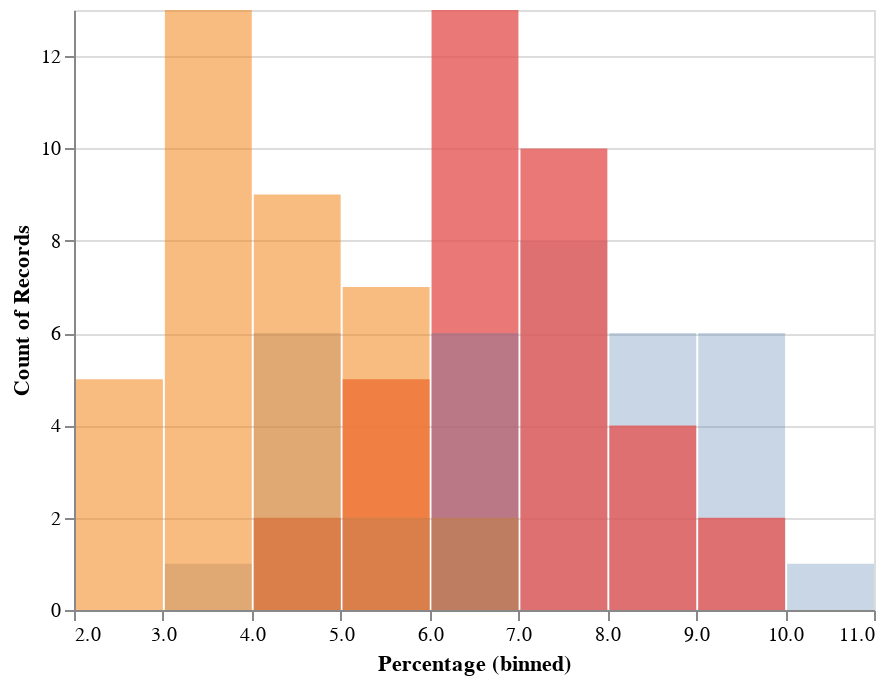

Notebook source saved alongside this figure:
### Code cell
### Layered Histogram of Distributions
dd = alt.binding_select(options=['Massachusetts','Michigan','Maryland'], name='State')
selection = alt.selection_single(fields=['State'], bind=dd)
opacity=alt.condition(selection,
                    alt.Color('State:N',legend=None),
                    alt.value(.05)
                   )
    
alt.Chart(df).transform_fold(
    ['Massachusetts','Michigan','Maryland'],
    as_=['State', 'Percentage']
).mark_bar(
    opacity=.7,
    binSpacing=1,
).encode(
    alt.X('Percentage:Q', bin=alt.Bin(maxbins=10)),
    alt.Y('count()', stack=None),
    color='State:N',
    opacity=opacity
).add_selection(
    selection
)

### Figure 1 — Vega-Lite specification as saved in the notebook (floating-point values rounded to 4 significant figures)
{"config": {"view": {"continuousWidth": 400, "continuousHeight": 300}}, "data": {"name": "data-fbddbb9602ddf5b48beab5d8fbaefe3a"}, "mark": {"type": "bar", "binSpacing": 1, "opacity": 0.7}, "encoding": {"color": {"field": "State", "type": "nominal"}, "opacity": {"condition": {"field": "State", "legend": null, "type": "nominal", "selection": "selector008"}, "value": 0.05}, "x": {"bin": {"maxbins": 10}, "field": "Percentage", "type": "quantitative"}, "y": {"aggregate": "count", "stack": null, "type": "quantitative"}}, "selection": {"selector008": {"type": "single", "fields": ["State"], "bind": {"input": "select", "options": ["Massachusetts", "Michigan", "Maryland"], "name": "State"}}}, "transform": [{"fold": ["Massachusetts", "Michigan", "Maryland"], "as": ["State", "Percentage"]}], "$schema": "https://vega.github.io/schema/vega-lite/v4.17.0.json", "datasets": {"data-fbddbb9602ddf5b48beab5d8fbaefe3a": [{"Quarter": "4/1/2022", "Alabama": 6.9, "Alaska": 5.1, "Arizona": 6.0, "Arkansas": 7.5, "California": 3.8, "Colorado": 3.4, "Connecticut": 4.7, "Delaware": 3.3, "District of Columbia": 8.3, "Florida": 6.6, "Georgia": 7.6, "Hawaii": 6.1, "Idaho": 3.3, "Illinois": 6.4, "Indiana": 8.7, "Iowa": 8.3, "Kansas": 8.8, "Kentucky": 5.6, "Louisiana": 5.1, "Maine": 6.1, "Maryland": 7.6, "Massachusetts": 2.8, "Michigan": 4.2, "Minnesota": 6.7, "Mississippi": 7.7, "Missouri": 3.7, "Montana": 3.4, "Nebraska": 5.6, "Nevada": 7.5, "New Hampshire": 5.3, "New Jersey": 4.0, "New Mexico": 5.4, "New York": 5.1, "North Carolina": 6.2, "North Dakota": 13.6, "Ohio": 4.6, "Oklahoma": 8.5, "Oregon": 6.2, "Pennsylvania": 6.5, "Rhode Island": 5.2, "South Carolina": 12.9, "South Dakota": 5.4, "Tennessee": 6.0, "Texas": 7.7, "Utah": 5.0, "Vermont": 2.5, "Virginia": 5.3, "Washington": 4.9, "West Virginia": 8.0, "Wisconsin": 4.9, "Wyoming": 9.2}, {"Quarter": "7/1/2022", "Alabama": 6.9, "Alaska": 4.1, "Arizona": 5.5, "Arkansas": 8.4, "California": 4.1, "Colorado": 4.0, "Connecticut": 2.1, "Delaware": 2.6, "District of Columbia": 8.5, "Florida": 8.0, "Georgia": 7.6, "Hawaii": 5.4, "Idaho": 3.8, "Illinois": 7.9, "Indiana": 8.7, "Iowa": 6.5, "Kansas": 10.8, "Kentucky": 3.8, "Louisiana": 6.6, "Maine": 4.1, "Maryland": 3.9, "Massachusetts": 2.7, "Michigan": 5.2, "Minnesota": 8.0, "Mississippi": 8.1, "Missouri": 6.9, "Montana": 3.6, "Nebraska": 5.2, "Nevada": 4.8, "New Hampshire": 4.5, "New Jersey": 3.2, "New Mexico": 6.6, "New York": 4.4, "North Carolina": 5.4, "North Dakota": 11.0, "Ohio": 5.4, "Oklahoma": 7.3, "Oregon": 3.3, "Pennsylvania": 4.3, "Rhode Island": 3.9, "South Carolina": 6.3, "South Dakota": 4.7, "Tennessee": 8.9, "Texas": 7.4, "Utah": 4.7, "Vermont": 2.4, "Virginia": 4.5, "Washington": 4.0, "West Virginia": 7.3, "Wisconsin": 3.2, "Wyoming": 6.0}, {"Quarter": "10/1/2022", "Alabama": 9.3, "Alaska": 6.2, "Arizona": 6.7, "Arkansas": 12.9, "California": 4.1, "Colorado": 5.0, "Connecticut": 2.0, "Delaware": 3.7, "District of Columbia": 7.7, "Florida": 7.6, "Georgia": 6.7, "Hawaii": 8.6, "Idaho": 4.3, "Illinois": 7.7, "Indiana": 8.8, "Iowa": 8.6, "Kansas": 6.9, "Kentucky": 5.1, "Louisiana": 7.8, "Maine": 2.9, "Maryland": 4.2, "Massachusetts": 3.0, "Michigan": 6.6, "Minnesota": 9.0, "Mississippi": 8.0, "Missouri": 9.6, "Montana": 2.5, "Nebraska": 5.9, "Nevada": 5.9, "New Hampshire": 3.6, "New Jersey": 3.3, "New Mexico": 5.4, "New York": 4.3, "North Carolina": 8.3, "North Dakota": 12.4, "Ohio": 4.9, "Oklahoma": 9.0, "Oregon": 3.0, "Pennsylvania": 5.3, "Rhode Island": 5.5, "South Carolina": 4.2, "South Dakota": 5.8, "Tennessee": 7.8, "Texas": 8.1, "Utah": 5.0, "Vermont": 4.2, "Virginia": 3.3, "Washington": 5.5, "West Virginia": 6.4, "Wisconsin": 4.5, "Wyoming": 7.3}, {"Quarter": "1/1/2023", "Alabama": 9.3, "Alaska": 5.9, "Arizona": 6.7, "Arkansas": 13.3, "California": 3.6, "Colorado": 3.9, "Connecticut": 4.4, "Delaware": 4.7, "District of Columbia": 7.2, "Florida": 6.8, "Georgia": 6.3, "Hawaii": 7.2, "Idaho": 4.5, "Illinois": 7.7, "Indiana": 8.9, "Iowa": 6.7, "Kansas": 7.5, "Kentucky": 3.1, "Louisiana": 8.0, "Maine": 2.9, "Maryland": 5.7, "Massachusetts": 2.8, "Michigan": 6.2, "Minnesota": 5.0, "Mississippi": 9.8, "Missouri": 8.4, "Montana": 3.3, "Nebraska": 4.1, "Nevada": 5.6, "New Hampshire": 4.0, "New Jersey": 4.2, "New Mexico": 6.6, "New York": 3.5, "North Carolina": 5.3, "North Dakota": 11.8, "Ohio": 6.2, "Oklahoma": 9.3, "Oregon": 3.8, "Pennsylvania": 5.0, "Rhode Island": 3.9, "South Carolina": 7.5, "South Dakota": 7.9, "Tennessee": 6.5, "Texas": 8.3, "Utah": 3.0, "Vermont": 5.1, "Virginia": 6.3, "Washington": 4.3, "West Virginia": 10.6, "Wisconsin": 5.8, "Wyoming": 6.3}, {"Quarter": "4/1/2021", "Alabama": 9.5, "Alaska": 5.7, "Arizona": 5.2, "Arkansas": 7.0, "California": 4.8, "Colorado": 5.0, "Connecticut": 6.1, "Delaware": 3.0, "District of Columbia": 10.5, "Florida": 7.4, "Georgia": 6.3, "Hawaii": 9.7, "Idaho": 5.2, "Illinois": 7.9, "Indiana": 9.9, "Iowa": 8.1, "Kansas": 13.0, "Kentucky": 6.2, "Louisiana": 9.4, "Maine": 5.4, "Maryland": 4.7, "Massachusetts": 6.6, "Michigan": 6.9, "Minnesota": 7.5, "Mississippi": 6.7, "Missouri": 9.2, "Montana": 4.2, "Nebraska": 5.2, "Nevada": 3.1, "New Hampshire": 4.7, "New Jersey": 5.4, "New Mexico": 9.2, "New York": 7.4, "North Carolina": 5.5, "North Dakota": 15.0, "Ohio": 7.5, "Oklahoma": 7.9, "Oregon": 4.1, "Pennsylvania": 7.6, "Rhode Island": 2.6, "South Carolina": 10.2, "South Dakota": 8.9, "Tennessee": 6.4, "Texas": 9.5, "Utah": 4.2, "Vermont": 1.8, "Virginia": 4.9, "Washington": 4.1, "West Virginia": 5.5, "Wisconsin": 4.5, "Wyoming": 9.9}, {"Quarter": "7/1/2021", "Alabama": 12.8, "Alaska": 3.9, "Arizona": 4.7, "Arkansas": 6.8, "California": 4.8, "Colorado": 4.1, "Connecticut": 5.4, "Delaware": 3.8, "District of Columbia": 11.0, "Florida": 7.5, "Georgia": 5.5, "Hawaii": 6.8, "Idaho": 4.0, "Illinois": 8.0, "Indiana": 7.8, "Iowa": 7.6, "Kansas": 8.3, "Kentucky": 6.8, "Louisiana": 6.1, "Maine": 2.5, "Maryland": 4.8, "Massachusetts": 4.5, "Michigan": 5.9, "Minnesota": 8.9, "Mississippi": 10.1, "Missouri": 10.4, "Montana": 4.3, "Nebraska": 5.2, "Nevada": 4.2, "New Hampshire": 3.0, "New Jersey": 3.5, "New Mexico": 6.5, "New York": 6.8, "North Carolina": 4.4, "North Dakota": 12.9, "Ohio": 6.5, "Oklahoma": 5.4, "Oregon": 4.7, "Pennsylvania": 6.5, "Rhode Island": 2.2, "South Carolina": 6.6, "South Dakota": 8.7, "Tennessee": 7.6, "Texas": 7.9, "Utah": 4.6, "Vermont": 1.8, "Virginia": 4.4, "Washington": 5.3, "West Virginia": 6.0, "Wisconsin": 3.5, "Wyoming": 7.5}, {"Quarter": "10/1/2021", "Alabama": 12.5, "Alaska": 3.8, "Arizona": 4.7, "Arkansas": 8.9, "California": 4.0, "Colorado": 3.9, "Connecticut": 4.1, "Delaware": 3.0, "District of Columbia": 9.9, "Florida": 5.9, "Georgia": 6.4, "Hawaii": 4.7, "Idaho": 3.4, "Illinois": 8.8, "Indiana": 6.4, "Iowa": 5.7, "Kansas": 7.1, "Kentucky": 5.5, "Louisiana": 7.3, "Maine": 2.6, "Maryland": 6.2, "Massachusetts": 2.1, "Michigan": 5.6, "Minnesota": 5.0, "Mississippi": 9.3, "Missouri": 6.9, "Montana": 3.8, "Nebraska": 7.7, "Nevada": 4.8, "New Hampshire": 2.5, "New Jersey": 3.1, "New Mexico": 5.5, "New York": 5.1, "North Carolina": 4.9, "North Dakota": 12.3, "Ohio": 4.0, "Oklahoma": 7.8, "Oregon": 5.8, "Pennsylvania": 5.4, "Rhode Island": 2.5, "South Carolina": 7.2, "South Dakota": 10.0, "Tennessee": 8.4, "Texas": 8.2, "Utah": 5.4, "Vermont": 3.5, "Virginia": 6.6, "Washington": 5.1, "West Virginia": 6.6, "Wisconsin": 5.1, "Wyoming": 7.5}, {"Quarter": "1/1/2022", "Alabama": 12.0, "Alaska": 3.5, "Arizona": 4.6, "Arkansas": 7.5, "California": 3.5, "Colorado": 5.2, "Connecticut": 4.7, "Delaware": 5.5, "District of Columbia": 7.6, "Florida": 5.4, "Georgia": 6.0, "Hawaii": 8.3, "Idaho": 4.8, "Illinois": 8.0, "Indiana": 9.7, "Iowa": 7.5, "Kansas": 6.3, "Kentucky": 6.0, "Louisiana": 8.0, "Maine": 5.8, "Maryland": 4.3, "Massachusetts": 3.4, "Michigan": 4.4, "Minnesota": 5.1, "Mississippi": 10.7, "Missouri": 8.0, "Montana": 4.1, "Nebraska": 4.6, "Nevada": 6.4, "New Hampshire": 4.3, "New Jersey": 2.5, "New Mexico": 6.6, "New York": 4.5, "North Carolina": 6.3, "North Dakota": 12.8, "Ohio": 5.0, "Oklahoma": 9.5, "Oregon": 3.3, "Pennsylvania": 6.0, "Rhode Island": 4.0, "South Carolina": 7.7, "South Dakota": 7.2, "Tennessee": 6.6, "Texas": 8.0, "Utah": 3.2, "Vermont": 2.7, "Virginia": 5.7, "Washington": 3.6, "West Virginia": 8.1, "Wisconsin": 5.4, "Wyoming": 7.1}, {"Quarter": "4/1/2021", "Alabama": 16.0, "Alaska": 8.2, "Arizona": 3.4, "Arkansas": 9.1, "California": 3.4, "Colorado": 4.5, "Connecticut": 5.7, "Delaware": 9.4, "District of Columbia": 7.4, "Florida": 8.1, "Georgia": 7.5, "Hawaii": 7.1, "Idaho": 4.0, "Illinois": 7.5, "Indiana": 7.2, "Iowa": 8.6, "Kansas": 12.1, "Kentucky": 8.0, "Louisiana": 9.4, "Maine": 2.5, "Maryland": 5.3, "Massachusetts": 6.2, "Michigan": 7.0, "Minnesota": 5.7, "Mississippi": 12.7, "Missouri": 6.4, "Montana": 4.4, "Nebraska": 6.4, "Nevada": 7.6, "New Hampshire": 3.1, "New Jersey": 2.9, "New Mexico": 7.2, "New York": 5.2, "North Carolina": 6.9, "North Dakota": 12.2, "Ohio": 7.6, "Oklahoma": 9.7, "Oregon": 4.5, "Pennsylvania": 8.1, "Rhode Island": 3.3, "South Carolina": 11.7, "South Dakota": 8.8, "Tennessee": 7.4, "Texas": 8.3, "Utah": 6.3, "Vermont": 3.6, "Virginia": 8.8, "Washington": 4.8, "West Virginia": 7.1, "Wisconsin": 3.0, "Wyoming": 9.1}, {"Quarter": "7/1/2021", "Alabama": 17.4, "Alaska": 7.5, "Arizona": 6.3, "Arkansas": 8.0, "California": 3.2, "Colorado": 2.6, "Connecticut": 6.0, "Delaware": 5.5, "District of Columbia": 6.8, "Florida": 7.1, "Georgia": 6.4, "Hawaii": 6.7, "Idaho": 4.0, "Illinois": 7.1, "Indiana": 6.2, "Iowa": 10.0, "Kansas": 13.7, "Kentucky": 6.7, "Louisiana": 6.5, "Maine": 1.5, "Maryland": 4.9, "Massachusetts": 3.1, "Michigan": 6.6, "Minnesota": 4.6, "Mississippi": 6.5, "Missouri": 4.4, "Montana": 5.2, "Nebraska": 7.7, "Nevada": 6.0, "New Hampshire": 2.5, "New Jersey": 1.9, "New Mexico": 7.9, "New York": 3.9, "North Carolina": 4.6, "North Dakota": 13.9, "Ohio": 5.3, "Oklahoma": 9.7, "Oregon": 4.0, "Pennsylvania": 7.1, "Rhode Island": 1.8, "South Carolina": 6.2, "South Dakota": 8.1, "Tennessee": 9.1, "Texas": 8.3, "Utah": 4.8, "Vermont": 3.9, "Virginia": 4.4, "Washington": 2.9, "West Virginia": 6.4, "Wisconsin": 6.3, "Wyoming": 9.8}, {"Quarter": "10/1/2021", "Alabama": 12.3, "Alaska": 6.1, "Arizona": 8.3, "Arkansas": 9.0, "California": 4.7, "Colorado": 5.0, "Connecticut": 6.3, "Delaware": 4.9, "District of Columbia": 8.7, "Florida": 7.0, "Georgia": 6.5, "Hawaii": 8.7, "Idaho": 5.3, "Illinois": 8.5, "Indiana": 8.6, "Iowa": 8.8, "Kansas": 10.3, "Kentucky": 4.3, "Louisiana": 8.7, "Maine": 5.4, "Maryland": 6.4, "Massachusetts": 3.7, "Michigan": 6.3, "Minnesota": 3.3, "Mississippi": 7.7, "Missouri": 8.5, "Montana": 4.7, "Nebraska": 5.8, "Nevada": 4.7, "New Hampshire": 1.9, "New Jersey": 3.0, "New Mexico": 6.2, "New York": 6.1, "North Carolina": 4.5, "North Dakota": 14.1, "Ohio": 4.6, "Oklahoma": 7.9, "Oregon": 5.4, "Pennsylvania": 8.1, "Rhode Island": 2.1, "South Carolina": 8.4, "South Dakota": 8.6, "Tennessee": 8.4, "Texas": 9.9, "Utah": 4.8, "Vermont": 2.6, "Virginia": 4.8, "Washington": 4.0, "West Virginia": 5.3, "Wisconsin": 4.6, "Wyoming": 7.7}, {"Quarter": "1/1/2022", "Alabama": 9.6, "Alaska": 5.8, "Arizona": 4.6, "Arkansas": 7.1, "California": 4.9, "Colorado": 4.4, "Connecticut": 4.5, "Delaware": 5.1, "District of Columbia": 9.9, "Florida": 6.9, "Georgia": 7.8, "Hawaii": 7.1, "Idaho": 4.2, "Illinois": 8.5, "Indiana": 15.5, "Iowa": 8.5, "Kansas": 11.8, "Kentucky": 5.5, "Louisiana": 6.9, "Maine": 4.5, "Maryland": 4.9, "Massachusetts": 5.1, "Michigan": 5.4, "Minnesota": 5.1, "Mississippi": 7.3, "Missouri": 7.4, "Montana": 3.4, "Nebraska": 6.2, "Nevada": 3.0, "New Hampshire": 1.9, "New Jersey": 3.7, "New Mexico": 4.2, "New York": 6.5, "North Carolina": 6.9, "North Dakota": 13.6, "Ohio": 6.9, "Oklahoma": 6.4, "Oregon": 4.9, "Pennsylvania": 6.7, "Rhode Island": 3.2, "South Carolina": 11.9, "South Dakota": 10.1, "Tennessee": 7.4, "Texas": 7.8, "Utah": 5.4, "Vermont": 3.4, "Virginia": 7.3, "Washington": 3.8, "West Virginia": 7.1, "Wisconsin": 3.2, "Wyoming": 9.4}, {"Quarter": "4/1/2020", "Alabama": 15.8, "Alaska": 7.9, "Arizona": 4.3, "Arkansas": 11.0, "California": 4.2, "Colorado": 3.6, "Connecticut": 4.1, "Delaware": 6.6, "District of Columbia": 7.1, "Florida": 8.3, "Georgia": 7.7, "Hawaii": 7.4, "Idaho": 3.3, "Illinois": 7.4, "Indiana": 5.7, "Iowa": 9.3, "Kansas": 15.6, "Kentucky": 10.7, "Louisiana": 11.5, "Maine": 6.1, "Maryland": 7.1, "Massachusetts": 2.4, "Michigan": 7.2, "Minnesota": 6.8, "Mississippi": 9.6, "Missouri": 10.5, "Montana": 4.6, "Nebraska": 6.7, "Nevada": 7.6, "New Hampshire": 2.9, "New Jersey": 3.1, "New Mexico": 8.1, "New York": 5.2, "North Carolina": 6.9, "North Dakota": 13.1, "Ohio": 6.9, "Oklahoma": 11.7, "Oregon": 6.6, "Pennsylvania": 8.1, "Rhode Island": 2.5, "South Carolina": 11.9, "South Dakota": 7.5, "Tennessee": 9.0, "Texas": 10.0, "Utah": 4.0, "Vermont": 4.1, "Virginia": 8.0, "Washington": 3.7, "West Virginia": 6.1, "Wisconsin": 4.9, "Wyoming": 9.6}, {"Quarter": "7/1/2020", "Alabama": 13.3, "Alaska": 6.3, "Arizona": 7.3, "Arkansas": 10.3, "California": 4.6, "Colorado": 3.9, "Connecticut": 6.0, "Delaware": 4.5, "District of Columbia": 5.3, "Florida": 7.9, "Georgia": 9.0, "Hawaii": 8.2, "Idaho": 3.8, "Illinois": 7.0, "Indiana": 7.9, "Iowa": 5.1, "Kansas": 12.4, "Kentucky": 10.5, "Louisiana": 8.8, "Maine": 2.9, "Maryland": 7.8, "Massachusetts": 3.5, "Michigan": 7.1, "Minnesota": 5.9, "Mississippi": 6.9, "Missouri": 7.6, "Montana": 6.4, "Nebraska": 5.7, "Nevada": 4.7, "New Hampshire": 3.2, "New Jersey": 4.6, "New Mexico": 8.8, "New York": 5.4, "North Carolina": 6.9, "North Dakota": 8.8, "Ohio": 5.6, "Oklahoma": 12.2, "Oregon": 5.0, "Pennsylvania": 6.8, "Rhode Island": 3.9, "South Carolina": 9.4, "South Dakota": 9.4, "Tennessee": 10.5, "Texas": 9.6, "Utah": 3.9, "Vermont": 4.7, "Virginia": 7.5, "Washington": 3.0, "West Virginia": 5.0, "Wisconsin": 4.9, "Wyoming": 8.3}, {"Quarter": "10/1/2020", "Alabama": 10.1, "Alaska": 7.3, "Arizona": 6.3, "Arkansas": 9.2, "California": 4.3, "Colorado": 4.6, "Connecticut": 7.5, "Delaware": 5.4, "District of Columbia": 5.7, "Florida": 8.5, "Georgia": 7.2, "Hawaii": 6.9, "Idaho": 6.9, "Illinois": 8.4, "Indiana": 6.3, "Iowa": 5.6, "Kansas": 10.2, "Kentucky": 6.8, "Louisiana": 10.7, "Maine": 4.7, "Maryland": 11.0, "Massachusetts": 4.2, "Michigan": 6.6, "Minnesota": 2.1, "Mississippi": 8.3, "Missouri": 10.1, "Montana": 3.4, "Nebraska": 7.9, "Nevada": 5.7, "New Hampshire": 4.8, "New Jersey": 4.7, "New Mexico": 5.7, "New York": 5.1, "North Carolina": 6.7, "North Dakota": 11.1, "Ohio": 6.4, "Oklahoma": 9.5, "Oregon": 5.4, "Pennsylvania": 6.9, "Rhode Island": 4.4, "South Carolina": 9.9, "South Dakota": 9.9, "Tennessee": 11.8, "Texas": 9.6, "Utah": 3.0, "Vermont": 4.8, "Virginia": 5.3, "Washington": 4.4, "West Virginia": 6.3, "Wisconsin": 4.7, "Wyoming": 7.4}, {"Quarter": "1/1/2021", "Alabama": 11.2, "Alaska": 8.4, "Arizona": 5.6, "Arkansas": 7.9, "California": 3.8, "Colorado": 4.4, "Connecticut": 4.9, "Delaware": 8.9, "District of Columbia": 5.8, "Florida": 8.7, "Georgia": 6.5, "Hawaii": 6.9, "Idaho": 4.4, "Illinois": 7.1, "Indiana": 6.9, "Iowa": 6.7, "Kansas": 8.8, "Kentucky": 6.2, "Louisiana": 11.7, "Maine": 2.7, "Maryland": 6.6, "Massachusetts": 4.3, "Michigan": 6.2, "Minnesota": 4.4, "Mississippi": 9.9, "Missouri": 9.1, "Montana": 5.9, "Nebraska": 5.8, "Nevada": 5.3, "New Hampshire": 5.1, "New Jersey": 4.6, "New Mexico": 5.7, "New York": 5.1, "North Carolina": 6.2, "North Dakota": 13.1, "Ohio": 6.8, "Oklahoma": 6.7, "Oregon": 3.4, "Pennsylvania": 7.1, "Rhode Island": 4.8, "South Carolina": 12.1, "South Dakota": 11.1, "Tennessee": 9.2, "Texas": 8.6, "Utah": 4.4, "Vermont": 4.0, "Virginia": 6.8, "Washington": 5.4, "West Virginia": 5.9, "Wisconsin": 4.5, "Wyoming": 7.0}, {"Quarter": "4/1/2019", "Alabama": 13.1, "Alaska": 11.6, "Arizona": 5.0, "Arkansas": 11.7, "California": 4.5, "Colorado": 4.4, "Connecticut": 7.6, "Delaware": 6.0, "District of Columbia": 9.8, "Florida": 8.3, "Georgia": 8.8, "Hawaii": 9.9, "Idaho": 6.9, "Illinois": 9.3, "Indiana": 8.5, "Iowa": 6.4, "Kansas": 11.3, "Kentucky": 4.7, "Louisiana": 11.3, "Maine": 2.9, "Maryland": 8.7, "Massachusetts": 5.4, "Michigan": 6.8, "Minnesota": 3.4, "Mississippi": 10.8, "Missouri": 12.5, "Montana": 6.9, "Nebraska": 5.9, "Nevada": 9.0, "New Hampshire": 3.7, "New Jersey": 5.0, "New Mexico": 10.7, "New York": 4.7, "North Carolina": 8.5, "North Dakota": 14.9, "Ohio": 5.7, "Oklahoma": 11.3, "Oregon": 4.3, "Pennsylvania": 5.7, "Rhode Island": 4.6, "South Carolina": 10.9, "South Dakota": 5.0, "Tennessee": 8.1, "Texas": 8.0, "Utah": 5.4, "Vermont": 3.3, "Virginia": 7.9, "Washington": 4.8, "West Virginia": 9.2, "Wisconsin": 5.0, "Wyoming": 14.7}, {"Quarter": "7/1/2019", "Alabama": 14.3, "Alaska": 9.6, "Arizona": 5.8, "Arkansas": 11.3, "California": 4.6, "Colorado": 2.4, "Connecticut": 5.8, "Delaware": 6.8, "District of Columbia": 8.3, "Florida": 7.7, "Georgia": 6.6, "Hawaii": 9.7, "Idaho": 6.8, "Illinois": 6.7, "Indiana": 9.1, "Iowa": 9.1, "Kansas": 11.5, "Kentucky": 5.9, "Louisiana": 10.8, "Maine": 3.5, "Maryland": 8.7, "Massachusetts": 3.5, "Michigan": 8.0, "Minnesota": 5.7, "Mississippi": 8.9, "Missouri": 9.7, "Montana": 6.3, "Nebraska": 8.4, "Nevada": 4.9, "New Hampshire": 3.2, "New Jersey": 4.3, "New Mexico": 10.2, "New York": 5.3, "North Carolina": 6.2, "North Dakota": 14.1, "Ohio": 7.4, "Oklahoma": 11.0, "Oregon": 6.1, "Pennsylvania": 6.0, "Rhode Island": 1.8, "South Carolina": 12.1, "South Dakota": 8.1, "Tennessee": 9.4, "Texas": 8.9, "Utah": 5.5, "Vermont": 4.4, "Virginia": 4.7, "Washington": 5.1, "West Virginia": 8.1, "Wisconsin": 4.7, "Wyoming": 10.7}, {"Quarter": "10/1/2019", "Alabama": 13.3, "Alaska": 10.5, "Arizona": 8.0, "Arkansas": 8.7, "California": 4.5, "Colorado": 3.5, "Connecticut": 6.4, "Delaware": 6.6, "District of Columbia": 6.9, "Florida": 8.5, "Georgia": 6.7, "Hawaii": 8.2, "Idaho": 2.8, "Illinois": 6.7, "Indiana": 9.5, "Iowa": 8.3, "Kansas": 10.7, "Kentucky": 7.1, "Louisiana": 8.7, "Maine": 5.6, "Maryland": 9.5, "Massachusetts": 4.4, "Michigan": 7.3, "Minnesota": 5.2, "Mississippi": 9.8, "Missouri": 8.1, "Montana": 4.4, "Nebraska": 7.9, "Nevada": 5.4, "New Hampshire": 4.0, "New Jersey": 5.5, "New Mexico": 8.3, "New York": 5.7, "North Carolina": 6.3, "North Dakota": 13.8, "Ohio": 8.5, "Oklahoma": 13.6, "Oregon": 5.2, "Pennsylvania": 8.8, "Rhode Island": 3.4, "South Carolina": 11.5, "South Dakota": 8.3, "Tennessee": 8.4, "Texas": 9.2, "Utah": 5.4, "Vermont": 4.4, "Virginia": 7.1, "Washington": 5.5, "West Virginia": 6.7, "Wisconsin": 4.7, "Wyoming": 12.9}, {"Quarter": "1/1/2020", "Alabama": 12.2, "Alaska": 12.8, "Arizona": 5.4, "Arkansas": 7.9, "California": 4.1, "Colorado": 3.1, "Connecticut": 4.6, "Delaware": 8.8, "District of Columbia": 6.7, "Florida": 8.3, "Georgia": 6.5, "Hawaii": 6.2, "Idaho": 5.5, "Illinois": 7.0, "Indiana": 8.7, "Iowa": 5.8, "Kansas": 8.4, "Kentucky": 7.0, "Louisiana": 9.6, "Maine": 6.1, "Maryland": 9.0, "Massachusetts": 3.4, "Michigan": 7.3, "Minnesota": 5.7, "Mississippi": 9.2, "Missouri": 9.2, "Montana": 6.2, "Nebraska": 7.1, "Nevada": 5.5, "New Hampshire": 3.7, "New Jersey": 5.1, "New Mexico": 7.3, "New York": 5.3, "North Carolina": 7.4, "North Dakota": 14.1, "Ohio": 6.7, "Oklahoma": 10.6, "Oregon": 3.0, "Pennsylvania": 6.5, "Rhode Island": 2.9, "South Carolina": 9.8, "South Dakota": 7.7, "Tennessee": 8.6, "Texas": 9.5, "Utah": 5.2, "Vermont": 4.7, "Virginia": 6.1, "Washington": 5.0, "West Virginia": 5.8, "Wisconsin": 4.1, "Wyoming": 13.8}, {"Quarter": "4/1/2018", "Alabama": 13.1, "Alaska": 11.6, "Arizona": 5.0, "Arkansas": 11.7, "California": 4.5, "Colorado": 4.4, "Connecticut": 7.6, "Delaware": 6.0, "District of Columbia": 9.8, "Florida": 8.3, "Georgia": 8.8, "Hawaii": 9.9, "Idaho": 6.9, "Illinois": 9.3, "Indiana": 8.5, "Iowa": 6.4, "Kansas": 11.3, "Kentucky": 4.7, "Louisiana": 11.3, "Maine": 2.9, "Maryland": 8.7, "Massachusetts": 5.4, "Michigan": 6.8, "Minnesota": 3.4, "Mississippi": 10.8, "Missouri": 12.5, "Montana": 6.9, "Nebraska": 5.9, "Nevada": 9.0, "New Hampshire": 3.7, "New Jersey": 5.0, "New Mexico": 10.7, "New York": 4.7, "North Carolina": 8.5, "North Dakota": 14.9, "Ohio": 5.7, "Oklahoma": 11.3, "Oregon": 4.3, "Pennsylvania": 5.7, "Rhode Island": 4.6, "South Carolina": 10.9, "South Dakota": 5.0, "Tennessee": 8.1, "Texas": 8.0, "Utah": 5.4, "Vermont": 3.3, "Virginia": 7.9, "Washington": 4.8, "West Virginia": 9.2, "Wisconsin": 5.0, "Wyoming": 14.7}, {"Quarter": "7/1/2018", "Alabama": 14.3, "Alaska": 9.6, "Arizona": 5.8, "Arkansas": 11.3, "California": 4.6, "Colorado": 2.4, "Connecticut": 5.8, "Delaware": 6.8, "District of Columbia": 8.3, "Florida": 7.7, "Georgia": 6.6, "Hawaii": 9.7, "Idaho": 6.8, "Illinois": 6.7, "Indiana": 9.1, "Iowa": 9.1, "Kansas": 11.5, "Kentucky": 5.9, "Louisiana": 10.8, "Maine": 3.5, "Maryland": 8.7, "Massachusetts": 3.5, "Michigan": 8.0, "Minnesota": 5.7, "Mississippi": 8.9, "Missouri": 9.7, "Montana": 6.3, "Nebraska": 8.4, "Nevada": 4.9, "New Hampshire": 3.2, "New Jersey": 4.3, "New Mexico": 10.2, "New York": 5.3, "North Carolina": 6.2, "North Dakota": 14.1, "Ohio": 7.4, "Oklahoma": 11.0, "Oregon": 6.1, "Pennsylvania": 6.0, "Rhode Island": 1.8, "South Carolina": 12.1, "South Dakota": 8.1, "Tennessee": 9.4, "Texas": 8.9, "Utah": 5.5, "Vermont": 4.4, "Virginia": 4.7, "Washington": 5.1, "West Virginia": 8.1, "Wisconsin": 4.7, "Wyoming": 10.7}, {"Quarter": "10/1/2018", "Alabama": 13.3, "Alaska": 10.5, "Arizona": 8.0, "Arkansas": 8.7, "California": 4.5, "Colorado": 3.5, "Connecticut": 6.4, "Delaware": 6.6, "District of Columbia": 6.9, "Florida": 8.5, "Georgia": 6.7, "Hawaii": 8.2, "Idaho": 2.8, "Illinois": 6.7, "Indiana": 9.5, "Iowa": 8.3, "Kansas": 10.7, "Kentucky": 7.1, "Louisiana": 8.7, "Maine": 5.6, "Maryland": 9.5, "Massachusetts": 4.4, "Michigan": 7.3, "Minnesota": 5.2, "Mississippi": 9.8, "Missouri": 8.1, "Montana": 4.4, "Nebraska": 7.9, "Nevada": 5.4, "New Hampshire": 4.0, "New Jersey": 5.5, "New Mexico": 8.3, "New York": 5.7, "North Carolina": 6.3, "North Dakota": 13.8, "Ohio": 8.5, "Oklahoma": 13.6, "Oregon": 5.2, "Pennsylvania": 8.8, "Rhode Island": 3.4, "South Carolina": 11.5, "South Dakota": 8.3, "Tennessee": 8.4, "Texas": 9.2, "Utah": 5.4, "Vermont": 4.4, "Virginia": 7.1, "Washington": 5.5, "West Virginia": 6.7, "Wisconsin": 4.7, "Wyoming": 12.9}, {"Quarter": "1/1/2019", "Alabama": 12.2, "Alaska": 12.8, "Arizona": 5.4, "Arkansas": 7.9, "California": 4.1, "Colorado": 3.1, "Connecticut": 4.6, "Delaware": 8.8, "District of Columbia": 6.7, "Florida": 8.3, "Georgia": 6.5, "Hawaii": 6.2, "Idaho": 5.5, "Illinois": 7.0, "Indiana": 8.7, "Iowa": 5.8, "Kansas": 8.4, "Kentucky": 7.0, "Louisiana": 9.6, "Maine": 6.1, "Maryland": 9.0, "Massachusetts": 3.4, "Michigan": 7.3, "Minnesota": 5.7, "Mississippi": 9.2, "Missouri": 9.2, "Montana": 6.2, "Nebraska": 7.1, "Nevada": 5.5, "New Hampshire": 3.7, "New Jersey": 5.1, "New Mexico": 7.3, "New York": 5.3, "North Carolina": 7.4, "North Dakota": 14.1, "Ohio": 6.7, "Oklahoma": 10.6, "Oregon": 3.0, "Pennsylvania": 6.5, "Rhode Island": 2.9, "South Carolina": 9.8, "South Dakota": 7.7, "Tennessee": 8.6, "Texas": 9.5, "Utah": 5.2, "Vermont": 4.7, "Virginia": 6.1, "Washington": 5.0, "West Virginia": 5.8, "Wisconsin": 4.1, "Wyoming": 13.8}, {"Quarter": "4/1/2017", "Alabama": 14.9, "Alaska": 9.2, "Arizona": 5.9, "Arkansas": 8.4, "California": 4.0, "Colorado": 4.4, "Connecticut": 7.4, "Delaware": 7.5, "District of Columbia": 5.9, "Florida": 7.6, "Georgia": 7.0, "Hawaii": 10.2, "Idaho": 6.0, "Illinois": 7.1, "Indiana": 9.7, "Iowa": 7.3, "Kansas": 10.0, "Kentucky": 7.5, "Louisiana": 9.6, "Maine": 4.3, "Maryland": 7.9, "Massachusetts": 5.8, "Michigan": 7.2, "Minnesota": 6.1, "Mississippi": 12.9, "Missouri": 10.9, "Montana": 6.3, "Nebraska": 8.2, "Nevada": 6.5, "New Hampshire": 3.3, "New Jersey": 6.0, "New Mexico": 10.5, "New York": 5.2, "North Carolina": 6.6, "North Dakota": 17.4, "Ohio": 7.3, "Oklahoma": 9.4, "Oregon": 4.1, "Pennsylvania": 6.9, "Rhode Island": 2.6, "South Carolina": 10.5, "South Dakota": 7.4, "Tennessee": 8.8, "Texas": 10.1, "Utah": 3.9, "Vermont": 3.8, "Virginia": 7.1, "Washington": 2.7, "West Virginia": 10.2, "Wisconsin": 4.5, "Wyoming": 14.3}, {"Quarter": "7/1/2017", "Alabama": 15.7, "Alaska": 5.2, "Arizona": 10.3, "Arkansas": 10.6, "California": 4.8, "Colorado": 6.2, "Connecticut": 5.9, "Delaware": 7.7, "District of Columbia": 8.2, "Florida": 8.5, "Georgia": 8.3, "Hawaii": 8.8, "Idaho": 7.7, "Illinois": 8.3, "Indiana": 9.8, "Iowa": 6.9, "Kansas": 13.7, "Kentucky": 6.9, "Louisiana": 10.3, "Maine": 3.9, "Maryland": 6.5, "Massachusetts": 4.5, "Michigan": 6.6, "Minnesota": 6.3, "Mississippi": 11.5, "Missouri": 10.6, "Montana": 7.0, "Nebraska": 7.6, "Nevada": 7.1, "New Hampshire": 2.9, "New Jersey": 4.9, "New Mexico": 11.7, "New York": 5.1, "North Carolina": 7.7, "North Dakota": 16.9, "Ohio": 6.7, "Oklahoma": 8.2, "Oregon": 6.9, "Pennsylvania": 7.0, "Rhode Island": 2.7, "South Carolina": 9.4, "South Dakota": 8.2, "Tennessee": 7.5, "Texas": 10.0, "Utah": 7.1, "Vermont": 3.8, "Virginia": 6.9, "Washington": 4.6, "West Virginia": 7.7, "Wisconsin": 5.0, "Wyoming": 12.7}, {"Quarter": "10/1/2017", "Alabama": 13.6, "Alaska": 7.6, "Arizona": 8.5, "Arkansas": 13.9, "California": 5.0, "Colorado": 5.5, "Connecticut": 6.0, "Delaware": 5.3, "District of Columbia": 6.5, "Florida": 9.3, "Georgia": 7.9, "Hawaii": 8.4, "Idaho": 9.9, "Illinois": 9.1, "Indiana": 11.7, "Iowa": 7.8, "Kansas": 12.2, "Kentucky": 8.6, "Louisiana": 10.8, "Maine": 4.1, "Maryland": 9.7, "Massachusetts": 4.4, "Michigan": 8.7, "Minnesota": 5.2, "Mississippi": 12.4, "Missouri": 8.6, "Montana": 5.8, "Nebraska": 7.4, "Nevada": 6.0, "New Hampshire": 4.3, "New Jersey": 3.7, "New Mexico": 10.8, "New York": 5.6, "North Carolina": 9.7, "North Dakota": 17.4, "Ohio": 6.1, "Oklahoma": 8.1, "Oregon": 7.5, "Pennsylvania": 7.3, "Rhode Island": 4.4, "South Carolina": 11.2, "South Dakota": 7.3, "Tennessee": 6.9, "Texas": 9.7, "Utah": 7.0, "Vermont": 3.6, "Virginia": 6.3, "Washington": 3.9, "West Virginia": 8.3, "Wisconsin": 4.2, "Wyoming": 15.1}, {"Quarter": "1/1/2018", "Alabama": 11.6, "Alaska": 7.6, "Arizona": 4.8, "Arkansas": 13.1, "California": 3.4, "Colorado": 6.1, "Connecticut": 7.9, "Delaware": 4.9, "District of Columbia": 7.7, "Florida": 8.8, "Georgia": 7.1, "Hawaii": 7.7, "Idaho": 7.4, "Illinois": 7.4, "Indiana": 10.5, "Iowa": 6.2, "Kansas": 10.1, "Kentucky": 6.6, "Louisiana": 11.9, "Maine": 3.6, "Maryland": 7.5, "Massachusetts": 5.1, "Michigan": 7.9, "Minnesota": 5.6, "Mississippi": 10.2, "Missouri": 9.3, "Montana": 8.3, "Nebraska": 4.9, "Nevada": 7.4, "New Hampshire": 4.4, "New Jersey": 4.9, "New Mexico": 8.9, "New York": 4.9, "North Carolina": 7.2, "North Dakota": 15.3, "Ohio": 6.2, "Oklahoma": 10.6, "Oregon": 3.6, "Pennsylvania": 7.5, "Rhode Island": 4.3, "South Carolina": 10.3, "South Dakota": 5.6, "Tennessee": 8.2, "Texas": 9.6, "Utah": 6.6, "Vermont": 3.2, "Virginia": 6.6, "Washington": 3.0, "West Virginia": 8.4, "Wisconsin": 5.5, "Wyoming": 16.8}, {"Quarter": "4/1/2016", "Alabama": 14.9, "Alaska": 10.1, "Arizona": 6.7, "Arkansas": 11.3, "California": 4.1, "Colorado": 5.7, "Connecticut": 5.6, "Delaware": 7.9, "District of Columbia": 5.6, "Florida": 9.0, "Georgia": 6.3, "Hawaii": 10.7, "Idaho": 4.7, "Illinois": 8.3, "Indiana": 9.2, "Iowa": 5.3, "Kansas": 13.0, "Kentucky": 9.0, "Louisiana": 13.6, "Maine": 3.9, "Maryland": 8.9, "Massachusetts": 3.5, "Michigan": 7.1, "Minnesota": 4.2, "Mississippi": 9.3, "Missouri": 11.2, "Montana": 4.7, "Nebraska": 5.6, "Nevada": 7.5, "New Hampshire": 2.9, "New Jersey": 5.9, "New Mexico": 9.9, "New York": 5.4, "North Carolina": 8.2, "North Dakota": 14.6, "Ohio": 7.0, "Oklahoma": 10.9, "Oregon": 4.4, "Pennsylvania": 7.0, "Rhode Island": 2.6, "South Carolina": 11.0, "South Dakota": 5.4, "Tennessee": 7.6, "Texas": 8.3, "Utah": 4.9, "Vermont": 5.6, "Virginia": 5.0, "Washington": 4.7, "West Virginia": 8.9, "Wisconsin": 4.5, "Wyoming": 10.8}, {"Quarter": "7/1/2016", "Alabama": 15.7, "Alaska": 7.8, "Arizona": 7.1, "Arkansas": 11.3, "California": 3.6, "Colorado": 5.5, "Connecticut": 6.2, "Delaware": 9.0, "District of Columbia": 5.2, "Florida": 7.6, "Georgia": 7.8, "Hawaii": 10.9, "Idaho": 7.3, "Illinois": 6.4, "Indiana": 10.0, "Iowa": 3.7, "Kansas": 11.4, "Kentucky": 7.2, "Louisiana": 10.8, "Maine": 4.6, "Maryland": 7.2, "Massachusetts": 3.9, "Michigan": 6.9, "Minnesota": 5.6, "Mississippi": 7.9, "Missouri": 9.2, "Montana": 6.0, "Nebraska": 5.6, "Nevada": 8.9, "New Hampshire": 4.8, "New Jersey": 6.3, "New Mexico": 9.8, "New York": 5.1, "North Carolina": 8.8, "North Dakota": 14.7, "Ohio": 7.1, "Oklahoma": 12.2, "Oregon": 3.9, "Pennsylvania": 5.7, "Rhode Island": 2.7, "South Carolina": 8.1, "South Dakota": 6.7, "Tennessee": 7.0, "Texas": 8.8, "Utah": 6.6, "Vermont": 4.6, "Virginia": 6.1, "Washington": 3.9, "West Virginia": 7.5, "Wisconsin": 6.3, "Wyoming": 9.8}, {"Quarter": "10/1/2016", "Alabama": 16.0, "Alaska": 7.0, "Arizona": 6.5, "Arkansas": 10.6, "California": 3.4, "Colorado": 3.8, "Connecticut": 7.5, "Delaware": 8.9, "District of Columbia": 6.6, "Florida": 7.2, "Georgia": 6.7, "Hawaii": 12.6, "Idaho": 7.7, "Illinois": 7.9, "Indiana": 9.9, "Iowa": 5.7, "Kansas": 12.4, "Kentucky": 5.9, "Louisiana": 11.9, "Maine": 3.5, "Maryland": 6.1, "Massachusetts": 4.1, "Michigan": 9.3, "Minnesota": 4.0, "Mississippi": 10.3, "Missouri": 8.5, "Montana": 6.2, "Nebraska": 7.5, "Nevada": 5.3, "New Hampshire": 4.0, "New Jersey": 4.9, "New Mexico": 8.9, "New York": 5.1, "North Carolina": 8.3, "North Dakota": 17.2, "Ohio": 6.4, "Oklahoma": 11.0, "Oregon": 5.8, "Pennsylvania": 6.5, "Rhode Island": 3.6, "South Carolina": 6.4, "South Dakota": 8.7, "Tennessee": 6.9, "Texas": 10.0, "Utah": 5.3, "Vermont": 4.3, "Virginia": 9.0, "Washington": 3.1, "West Virginia": 9.0, "Wisconsin": 5.0, "Wyoming": 12.6}, {"Quarter": "1/1/2017", "Alabama": 11.9, "Alaska": 7.3, "Arizona": 6.9, "Arkansas": 11.3, "California": 3.2, "Colorado": 3.8, "Connecticut": 9.0, "Delaware": 6.2, "District of Columbia": 5.9, "Florida": 8.7, "Georgia": 8.2, "Hawaii": 7.6, "Idaho": 4.3, "Illinois": 7.9, "Indiana": 10.0, "Iowa": 6.8, "Kansas": 7.5, "Kentucky": 6.9, "Louisiana": 9.4, "Maine": 4.1, "Maryland": 7.7, "Massachusetts": 5.1, "Michigan": 6.7, "Minnesota": 3.0, "Mississippi": 10.8, "Missouri": 7.5, "Montana": 7.1, "Nebraska": 7.3, "Nevada": 5.0, "New Hampshire": 6.2, "New Jersey": 4.7, "New Mexico": 9.5, "New York": 5.4, "North Carolina": 7.8, "North Dakota": 15.0, "Ohio": 7.0, "Oklahoma": 10.5, "Oregon": 3.5, "Pennsylvania": 5.7, "Rhode Island": 5.8, "South Carolina": 9.6, "South Dakota": 8.8, "Tennessee": 8.2, "Texas": 10.7, "Utah": 5.7, "Vermont": 3.3, "Virginia": 8.1, "Washington": 3.6, "West Virginia": 9.5, "Wisconsin": 5.2, "Wyoming": 15.6}, {"Quarter": "4/2/2015", "Alabama": 13.4, "Alaska": 6.9, "Arizona": 8.0, "Arkansas": 11.9, "California": 4.3, "Colorado": 4.4, "Connecticut": 5.6, "Delaware": 6.4, "District of Columbia": 5.1, "Florida": 8.4, "Georgia": 8.6, "Hawaii": 8.7, "Idaho": 5.9, "Illinois": 8.0, "Indiana": 8.8, "Iowa": 7.6, "Kansas": 12.1, "Kentucky": 7.9, "Louisiana": 8.8, "Maine": 5.4, "Maryland": 7.9, "Massachusetts": 5.2, "Michigan": 8.3, "Minnesota": 5.8, "Mississippi": 10.4, "Missouri": 9.5, "Montana": 3.3, "Nebraska": 6.0, "Nevada": 7.8, "New Hampshire": 6.3, "New Jersey": 4.9, "New Mexico": 11.2, "New York": 4.6, "North Carolina": 10.5, "North Dakota": 9.3, "Ohio": 6.5, "Oklahoma": 8.0, "Oregon": 4.5, "Pennsylvania": 8.2, "Rhode Island": 4.6, "South Carolina": 11.5, "South Dakota": 6.5, "Tennessee": 7.4, "Texas": 9.1, "Utah": 4.7, "Vermont": 4.9, "Virginia": 5.2, "Washington": 5.7, "West Virginia": 9.3, "Wisconsin": 7.1, "Wyoming": 7.5}, {"Quarter": "7/2/2015", "Alabama": 16.2, "Alaska": 7.2, "Arizona": 6.5, "Arkansas": 13.1, "California": 3.7, "Colorado": 6.1, "Connecticut": 6.2, "Delaware": 5.7, "District of Columbia": 5.2, "Florida": 7.8, "Georgia": 8.1, "Hawaii": 8.0, "Idaho": 6.9, "Illinois": 7.5, "Indiana": 13.0, "Iowa": 5.7, "Kansas": 8.3, "Kentucky": 6.9, "Louisiana": 8.7, "Maine": 2.2, "Maryland": 6.7, "Massachusetts": 3.2, "Michigan": 9.3, "Minnesota": 5.6, "Mississippi": 9.0, "Missouri": 7.8, "Montana": 3.8, "Nebraska": 5.0, "Nevada": 8.3, "New Hampshire": 5.0, "New Jersey": 6.6, "New Mexico": 10.8, "New York": 5.3, "North Carolina": 9.2, "North Dakota": 9.3, "Ohio": 7.3, "Oklahoma": 7.9, "Oregon": 4.0, "Pennsylvania": 6.8, "Rhode Island": 2.8, "South Carolina": 7.9, "South Dakota": 8.5, "Tennessee": 6.5, "Texas": 8.7, "Utah": 5.3, "Vermont": 5.4, "Virginia": 6.4, "Washington": 5.1, "West Virginia": 7.7, "Wisconsin": 4.9, "Wyoming": 9.2}, {"Quarter": "10/2/2015", "Alabama": 14.0, "Alaska": 5.5, "Arizona": 8.1, "Arkansas": 10.8, "California": 4.2, "Colorado": 5.7, "Connecticut": 5.5, "Delaware": 8.2, "District of Columbia": 5.5, "Florida": 7.9, "Georgia": 8.8, "Hawaii": 8.4, "Idaho": 5.9, "Illinois": 8.1, "Indiana": 10.1, "Iowa": 5.2, "Kansas": 15.2, "Kentucky": 8.8, "Louisiana": 9.7, "Maine": 4.5, "Maryland": 8.4, "Massachusetts": 3.7, "Michigan": 5.6, "Minnesota": 3.4, "Mississippi": 11.0, "Missouri": 10.8, "Montana": 4.4, "Nebraska": 8.1, "Nevada": 8.4, "New Hampshire": 6.7, "New Jersey": 5.3, "New Mexico": 9.3, "New York": 5.6, "North Carolina": 9.0, "North Dakota": 8.0, "Ohio": 8.8, "Oklahoma": 9.8, "Oregon": 6.7, "Pennsylvania": 7.0, "Rhode Island": 5.3, "South Carolina": 6.2, "South Dakota": 5.8, "Tennessee": 8.5, "Texas": 11.1, "Utah": 5.1, "Vermont": 4.9, "Virginia": 6.9, "Washington": 3.8, "West Virginia": 6.9, "Wisconsin": 3.7, "Wyoming": 10.6}, {"Quarter": "1/2/2016", "Alabama": 16.0, "Alaska": 7.5, "Arizona": 8.0, "Arkansas": 9.1, "California": 4.0, "Colorado": 5.0, "Connecticut": 8.0, "Delaware": 5.4, "District of Columbia": 5.7, "Florida": 8.1, "Georgia": 6.6, "Hawaii": 9.7, "Idaho": 4.5, "Illinois": 6.6, "Indiana": 4.9, "Iowa": 4.9, "Kansas": 12.9, "Kentucky": 7.5, "Louisiana": 12.8, "Maine": 5.6, "Maryland": 9.4, "Massachusetts": 4.6, "Michigan": 6.5, "Minnesota": 4.8, "Mississippi": 11.5, "Missouri": 8.2, "Montana": 3.8, "Nebraska": 4.7, "Nevada": 7.3, "New Hampshire": 4.6, "New Jersey": 5.2, "New Mexico": 9.6, "New York": 5.0, "North Carolina": 10.3, "North Dakota": 11.7, "Ohio": 8.9, "Oklahoma": 7.3, "Oregon": 3.5, "Pennsylvania": 6.9, "Rhode Island": 4.9, "South Carolina": 9.6, "South Dakota": 5.1, "Tennessee": 7.5, "Texas": 9.7, "Utah": 5.4, "Vermont": 2.9, "Virginia": 7.9, "Washington": 3.8, "West Virginia": 9.3, "Wisconsin": 5.6, "Wyoming": 11.9}]}}
